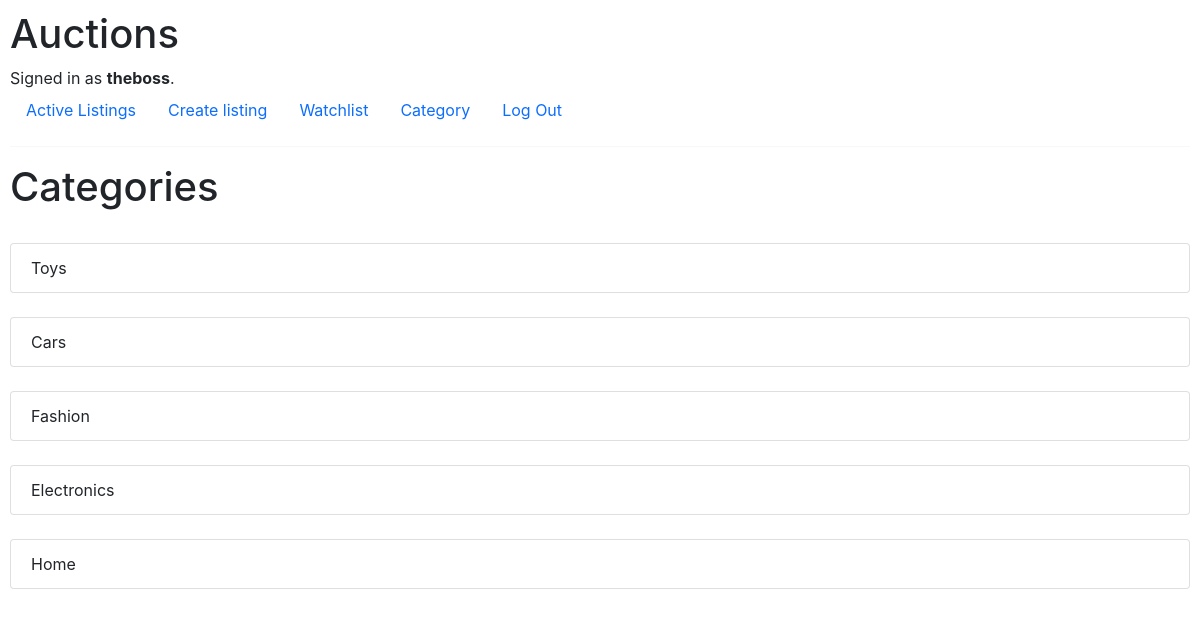
/Categories (signed in), run on the app's committed database.
### auctions/models.py (models this page shows, shortened)
class User(AbstractUser):
    pass

class Category(models.Model):
    name = models.CharField(max_length=100, unique=True)
    class Meta:
        verbose_name_plural = "Categories"

### auctions/views.py (the view)
# urls.py: path("Categories", views.display_category, name="category"),
def display_category(request):
    context = {
        'categories': Category.objects.all()
    }
    return render(request, 'auctions/category.html', context)

### auctions/templates/auctions/category.html
{% extends "auctions/layout.html" %}
{% block body %}
    <h1>Categories</h1>
    <ul class="list-group">
        {% for category in categories %}
            <a href="{% url 'categoryItem' category.id %}"><li class="list-group-item mt-4">{{category.name}}</li></a>
        {% endfor %}
    </ul>
{% endblock %}

### auctions/templates/auctions/layout.html (shortened to what this page needs)
{% load static %}
<!DOCTYPE html>
<html lang="en">
    <head>
        <link href="{% static 'auctions/styles.css' %}" rel="stylesheet">
        <link rel="stylesheet" href="{% static 'auctions/bootstrap.min.css'%}">
        <link rel="stylesheet" href="https://stackpath.bootstrapcdn.com/bootstrap/4.4.1/css/bootstrap.min.css">
    </head>
    <body class="">
        <h1>Auctions</h1>
        <div>
            {% if user.is_authenticated %}
                Signed in as <strong>{{ user.username }}</strong>.
            {% else %}
                Not signed in.
            {% endif %}
        </div>
        <ul class="nav">
            <li class="nav-item">
                <a class="nav-link" href="{% url 'index' %}">Active Listings</a>
            </li>
            {% if user.is_authenticated %}
                <li class="nav-item">
                    <a href="{% url 'createlisting' %}" class="nav-link">Create listing</a>
                </li>
                <li class="nav-item">
                    <a href="{% url 'watchlist' %}" class="nav-link">Watchlist</a>
                </li>
                <li class="nav-item">
                    <a href="{% url 'category' %}" class="nav-link">Category</a>
                </li>
                <li class="nav-item">
                    <a class="nav-link" href="{% url 'logout' %}">Log Out</a>
                </li>
            {% endif %}
        </ul>
        <hr>
        {% block body %}
        {% endblock %}
    </body>
</html>

### auctions/static/auctions/styles.css (style rules this page uses)
body { padding: 10px }

### data on the page
User: username "theboss"
Category: name "Toys"
Category: name "Cars"
Category: name "Fashion"
Category: name "Electronics"
Category: name "Home"
